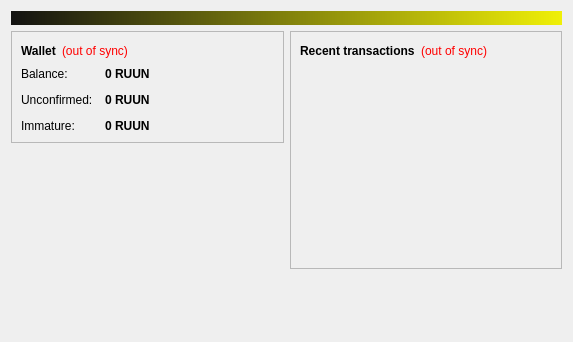
<?xml version="1.0" encoding="UTF-8"?>
<ui version="4.0">
 <class>OverviewPage</class>
 <widget class="QWidget" name="OverviewPage">
  <property name="geometry">
   <rect>
    <x>0</x>
    <y>0</y>
    <width>573</width>
    <height>342</height>
   </rect>
  </property>
  <property name="windowTitle">
   <string>Form</string>
  </property>
  <layout class="QVBoxLayout" name="topLayout">
   <item>
    <widget class="QLabel" name="labelAlerts">
     <property name="visible">
      <bool>false</bool>
     </property>
     <property name="styleSheet">
      <string notr="true">background-color: qlineargradient(x1: 0, y1: 0, x2: 1, y2: 0, stop:0 #121211, stop:1 #f0f007); color:#f0f007;</string>
     </property>
     <property name="wordWrap">
      <bool>true</bool>
     </property>
     <property name="margin">
      <number>3</number>
     </property>
    </widget>
   </item>
   <item>
    <layout class="QHBoxLayout" name="horizontalLayout" stretch="1,1">
     <item>
      <layout class="QVBoxLayout" name="verticalLayout_2">
       <item>
        <widget class="QFrame" name="frame">
         <property name="frameShape">
          <enum>QFrame::StyledPanel</enum>
         </property>
         <property name="frameShadow">
          <enum>QFrame::Raised</enum>
         </property>
         <layout class="QVBoxLayout" name="verticalLayout_4">
          <item>
           <layout class="QHBoxLayout" name="horizontalLayout_4">
            <item>
             <widget class="QLabel" name="label_5">
              <property name="font">
               <font>
                <weight>75</weight>
                <bold>true</bold>
               </font>
              </property>
              <property name="text">
               <string>Wallet</string>
              </property>
             </widget>
            </item>
            <item>
             <widget class="QLabel" name="labelWalletStatus">
              <property name="toolTip">
               <string>The displayed information may be out of date. Your wallet automatically synchronizes with the Ruuncoin network after a connection is established, but this process has not completed yet.</string>
              </property>
              <property name="styleSheet">
               <string notr="true">QLabel { color: red; }</string>
              </property>
              <property name="text">
               <string notr="true">(out of sync)</string>
              </property>
              <property name="alignment">
               <set>Qt::AlignLeading|Qt::AlignLeft|Qt::AlignVCenter</set>
              </property>
             </widget>
            </item>
            <item>
             <spacer name="horizontalSpacer_2">
              <property name="orientation">
               <enum>Qt::Horizontal</enum>
              </property>
              <property name="sizeHint" stdset="0">
               <size>
                <width>40</width>
                <height>20</height>
               </size>
              </property>
             </spacer>
            </item>
           </layout>
          </item>
          <item>
           <layout class="QFormLayout" name="formLayout_2">
            <property name="fieldGrowthPolicy">
             <enum>QFormLayout::AllNonFixedFieldsGrow</enum>
            </property>
            <property name="horizontalSpacing">
             <number>12</number>
            </property>
            <property name="verticalSpacing">
             <number>12</number>
            </property>
            <item row="0" column="0">
             <widget class="QLabel" name="label">
              <property name="text">
               <string>Balance:</string>
              </property>
             </widget>
            </item>
            <item row="0" column="1">
             <widget class="QLabel" name="labelBalance">
              <property name="font">
               <font>
                <weight>75</weight>
                <bold>true</bold>
               </font>
              </property>
              <property name="cursor">
               <cursorShape>IBeamCursor</cursorShape>
              </property>
              <property name="toolTip">
               <string>Your current balance</string>
              </property>
              <property name="text">
               <string notr="true">0 RUUN</string>
              </property>
              <property name="textInteractionFlags">
               <set>Qt::LinksAccessibleByMouse|Qt::TextSelectableByKeyboard|Qt::TextSelectableByMouse</set>
              </property>
             </widget>
            </item>
            <item row="1" column="0">
             <widget class="QLabel" name="label_3">
              <property name="text">
               <string>Unconfirmed:</string>
              </property>
             </widget>
            </item>
            <item row="1" column="1">
             <widget class="QLabel" name="labelUnconfirmed">
              <property name="font">
               <font>
                <weight>75</weight>
                <bold>true</bold>
               </font>
              </property>
              <property name="cursor">
               <cursorShape>IBeamCursor</cursorShape>
              </property>
              <property name="toolTip">
               <string>Total of transactions that have yet to be confirmed, and do not yet count toward the current balance</string>
              </property>
              <property name="text">
               <string notr="true">0 RUUN</string>
              </property>
              <property name="textInteractionFlags">
               <set>Qt::LinksAccessibleByMouse|Qt::TextSelectableByKeyboard|Qt::TextSelectableByMouse</set>
              </property>
             </widget>
            </item>
            <item row="2" column="0">
             <widget class="QLabel" name="labelImmatureText">
              <property name="text">
               <string>Immature:</string>
              </property>
             </widget>
            </item>
            <item row="2" column="1">
             <widget class="QLabel" name="labelImmature">
              <property name="font">
               <font>
                <weight>75</weight>
                <bold>true</bold>
               </font>
              </property>
              <property name="toolTip">
               <string>Mined balance that has not yet matured</string>
              </property>
              <property name="text">
               <string notr="true">0 RUUN</string>
              </property>
              <property name="textInteractionFlags">
               <set>Qt::LinksAccessibleByMouse|Qt::TextSelectableByKeyboard|Qt::TextSelectableByMouse</set>
              </property>
             </widget>
            </item>
           </layout>
          </item>
         </layout>
        </widget>
       </item>
       <item>
        <spacer name="verticalSpacer">
         <property name="orientation">
          <enum>Qt::Vertical</enum>
         </property>
         <property name="sizeHint" stdset="0">
          <size>
           <width>20</width>
           <height>40</height>
          </size>
         </property>
        </spacer>
       </item>
      </layout>
     </item>
     <item>
      <layout class="QVBoxLayout" name="verticalLayout_3">
       <item>
        <widget class="QFrame" name="frame_2">
         <property name="frameShape">
          <enum>QFrame::StyledPanel</enum>
         </property>
         <property name="frameShadow">
          <enum>QFrame::Raised</enum>
         </property>
         <layout class="QVBoxLayout" name="verticalLayout">
          <item>
           <layout class="QHBoxLayout" name="horizontalLayout_2">
            <item>
             <widget class="QLabel" name="label_4">
              <property name="text">
               <string>&lt;b&gt;Recent transactions&lt;/b&gt;</string>
              </property>
             </widget>
            </item>
            <item>
             <widget class="QLabel" name="labelTransactionsStatus">
              <property name="toolTip">
               <string>The displayed information may be out of date. Your wallet automatically synchronizes with the Ruuncoin network after a connection is established, but this process has not completed yet.</string>
              </property>
              <property name="styleSheet">
               <string notr="true">QLabel { color: red; }</string>
              </property>
              <property name="text">
               <string notr="true">(out of sync)</string>
              </property>
              <property name="alignment">
               <set>Qt::AlignRight|Qt::AlignTrailing|Qt::AlignVCenter</set>
              </property>
             </widget>
            </item>
            <item>
             <spacer name="horizontalSpacer">
              <property name="orientation">
               <enum>Qt::Horizontal</enum>
              </property>
              <property name="sizeHint" stdset="0">
               <size>
                <width>40</width>
                <height>20</height>
               </size>
              </property>
             </spacer>
            </item>
           </layout>
          </item>
          <item>
           <widget class="QListView" name="listTransactions">
            <property name="styleSheet">
             <string notr="true">QListView { background: transparent; }</string>
            </property>
            <property name="frameShape">
             <enum>QFrame::NoFrame</enum>
            </property>
            <property name="verticalScrollBarPolicy">
             <enum>Qt::ScrollBarAlwaysOff</enum>
            </property>
            <property name="horizontalScrollBarPolicy">
             <enum>Qt::ScrollBarAlwaysOff</enum>
            </property>
            <property name="selectionMode">
             <enum>QAbstractItemView::NoSelection</enum>
            </property>
           </widget>
          </item>
         </layout>
        </widget>
       </item>
       <item>
        <spacer name="verticalSpacer_2">
         <property name="orientation">
          <enum>Qt::Vertical</enum>
         </property>
         <property name="sizeHint" stdset="0">
          <size>
           <width>20</width>
           <height>40</height>
          </size>
         </property>
        </spacer>
       </item>
      </layout>
     </item>
    </layout>
   </item>
  </layout>
 </widget>
 <resources/>
 <connections/>
</ui>
